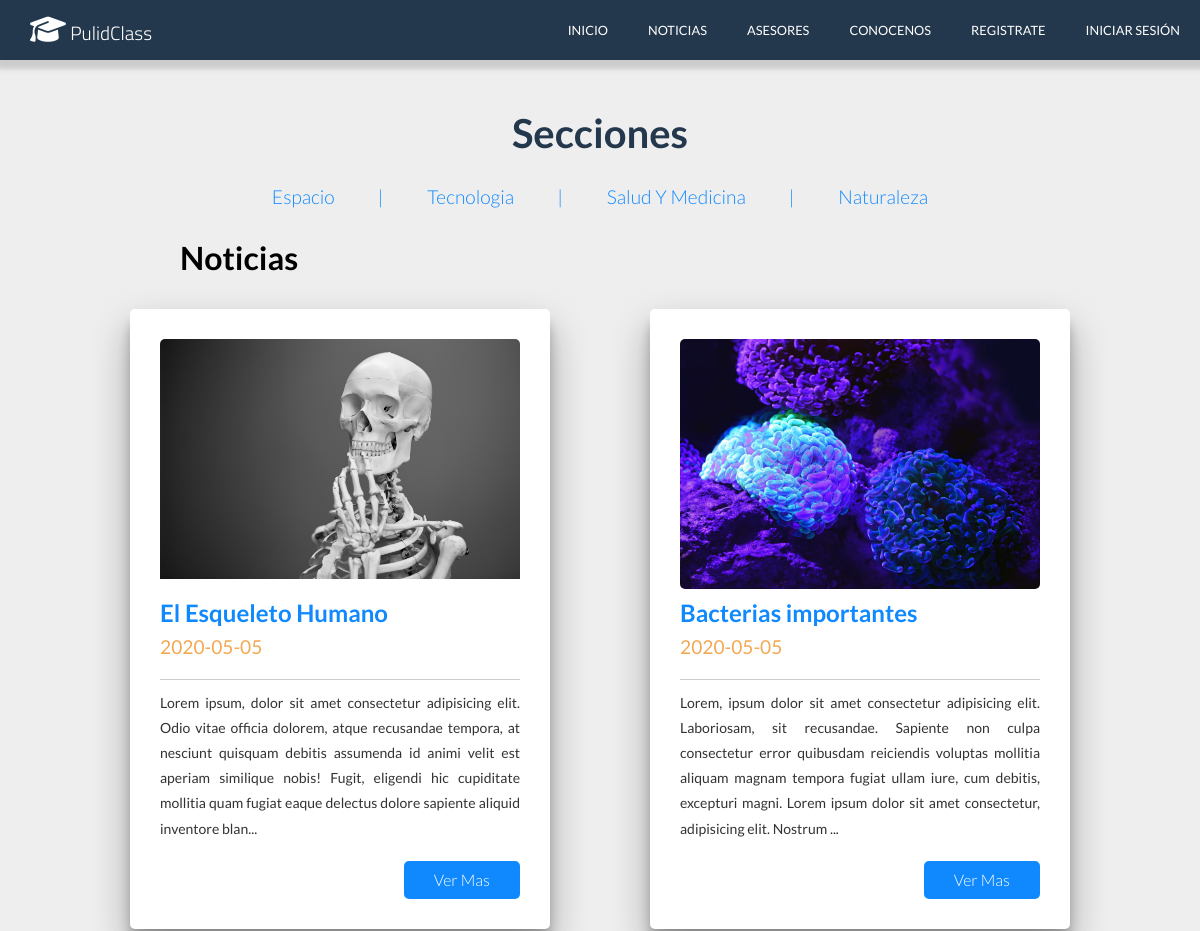
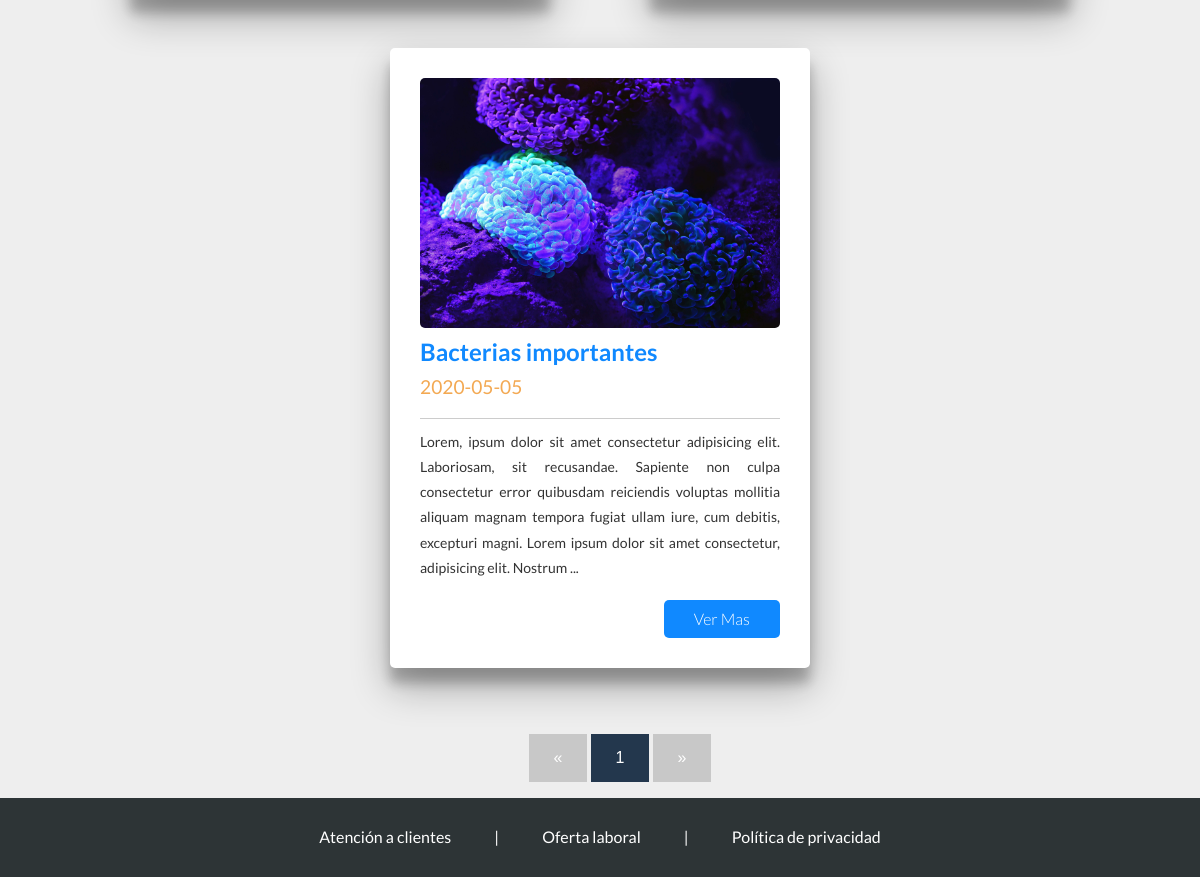
Before: /noticias.php with the older database file (2 pictures, top to bottom).
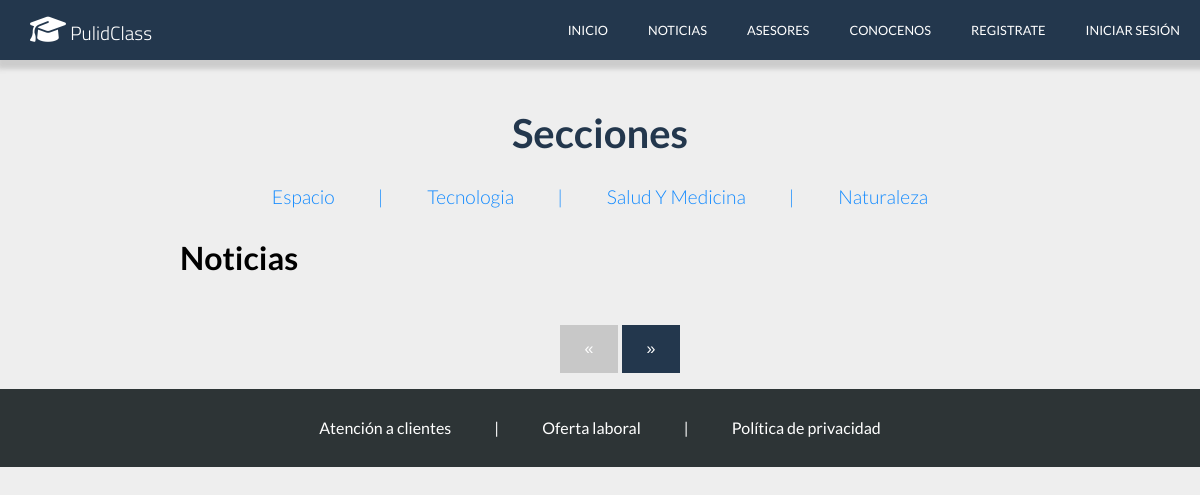
After: the same page with the newer database file.
### tables this page shows
CREATE TABLE `noticia` (
  `Id_Noticia` int(11) NOT NULL AUTO_INCREMENT,
  `Correo` varchar(70) DEFAULT NULL,
  `Titulo` varchar(100) NOT NULL,
  `Subtitulo` varchar(150) NOT NULL,
  `Fecha` date NOT NULL,
  `Fuentes` text NOT NULL,
  `Informacion` text NOT NULL,
  `Imagen` text,
  `asesor_Id_Asesor` int(11) NOT NULL,
  PRIMARY KEY (`Id_Noticia`),
  KEY `cita_ibfk_1` (`Correo`),
  KEY `fk_noticia_asesor1_idx` (`asesor_Id_Asesor`),
  CONSTRAINT `fk_noticia_asesor1` FOREIGN KEY (`asesor_Id_Asesor`) REFERENCES `asesor` (`Id_Asesor`) ON DELETE NO ACTION ON UPDATE NO ACTION
);

### noticias.php (called while the page is built, shortened)
<?php session_start();
    require('conexion.php');
    $statement = $conexion->prepare('SELECT * FROM Noticia');
    $statement->execute();
    $noticias=$statement->fetchAll();
    $pagina = isset($_GET['pagina']) ? (int)$_GET['pagina'] : 1;
    $postPorPagina = 4;
    $inicio = ($pagina > 1) ? ($pagina * $postPorPagina - $postPorPagina) : 0 ;
    $noticias_page = $conexion->prepare("SELECT SQL_CALC_FOUND_ROWS * FROM noticia LIMIT $inicio, $postPorPagina");
    $noticias_page->execute();
    $noticias_page= $noticias_page->fetchAll();
    $totalNoticias = $conexion->query('SELECT FOUND_ROWS() as total');
    $totalNoticias = $totalNoticias->fetch()['total'];
    $numeroPaginas = ceil($totalNoticias / $postPorPagina);
    require('views/noticias.view.php');
?>

### views/noticias.view.php (the view, shortened to what the changed rows need)
<!DOCTYPE html>
<html lang="en">
<head>
    <link rel="stylesheet" href="css/normalize.css">
    <link rel="stylesheet" href="css/noticias/estilos.css">
</head>
<body>
    <header>
        <div class="menu">
            <div class="logo">
                <a href="index.php"><h2 class="page-name"><i class="fas fa-graduation-cap"></i> PulidClass</h2></a>
            </div>
        </div>
    <main>
        <div class="asesores">
            <div class="grid">
                <?php
                    foreach($noticias_page as $noticia){
                    $titulo=$noticia['Titulo'];
                    $fecha=$noticia['Fecha'];
                    $informacion=$noticia['Informacion'];
                    $informacion=substr($informacion, 0, 300);
                    $informacion.="...";
                    $foto=$noticia['Imagen'];
                ?>
                <div class="asesor">
                    <form enctype="multipart/form-data" action="<?php echo htmlspecialchars($_SERVER['PHP_SELF'])?>" method="GET">
                        <div class="foto">
                            <img src="<?php echo $foto?>" alt="">
                        </div>
                        <p class="nombre"><?php echo $titulo ?></p>
                        <p class="ocupacion"><?php echo $fecha ?></p>
                        <p class="descripcion"><?php echo $informacion ?></p>
                        <input type="submit" value="Ver Mas">
                    </form>
                </div>
                <?php
                }
                ?>
            </div>
            <div class="paginacion">
                    <ul>
                        <?php if($pagina == 1): ?>
                            <li class="disabled">&laquo;</li>
                        <?php else: ?>
                            <li><a href="?pagina=<?php echo $pagina - 1 ?>">&laquo;</a></li>
                        <?php endif; ?>
                        <?php
                            for($i = 1; $i <= $numeroPaginas; $i++){
                                if ($pagina === $i) {
                                    echo "<li class='active'><a href='?pagina=$i'>$i</a></li>";
                                } else {
                                    echo "<li><a href='?pagina=$i'>$i</a></li>";
                                }
                            }
                        ?>
                        <?php if($pagina == $numeroPaginas): ?>
                            <li class="disabled">&raquo;</li>
                        <?php else: ?>
                            <li><a href="?pagina=<?php echo $pagina + 1 ?>">&raquo;</a></li>
                        <?php endif; ?>
                    </ul>
            </div>
        </div>
    </main>
    <link rel="stylesheet" href="https://cdnjs.cloudflare.com/ajax/libs/jquery-modal/0.9.1/jquery.modal.min.css" />
</body>
</html>

Changed rows visible on the page:
removed noticia: Imagen (picture), Titulo "El Esqueleto Humano", Fecha "2020-05-05", Informacion "Lorem ipsum, dolor sit amet consectetur adipisicing elit. Odio vitae officia dolorem, atque recusandae tempora, at nesciunt quisquam debitis assumenda id animi velit est aperiam similique nobis! Fugit, eligendi hic cupiditate mollitia quam fugiat eaque delectus dolore sapiente aliquid inventore blan..."
removed noticia: Imagen (picture), Titulo "Bacterias importantes", Fecha "2020-05-05", Informacion "Lorem, ipsum dolor sit amet consectetur adipisicing elit. Laboriosam, sit recusandae. Sapiente non culpa consectetur error quibusdam reiciendis voluptas mollitia aliquam magnam tempora fugiat ullam iure, cum debitis, excepturi magni. Lorem ipsum dolor sit amet consectetur, adipisicing elit. Nostrum ..."
removed noticia: Imagen (picture), Titulo "Bacterias importantes", Fecha "2020-05-05", Informacion "Lorem, ipsum dolor sit amet consectetur adipisicing elit. Laboriosam, sit recusandae. Sapiente non culpa consectetur error quibusdam reiciendis voluptas mollitia aliquam magnam tempora fugiat ullam iure, cum debitis, excepturi magni. Lorem ipsum dolor sit amet consectetur, adipisicing elit. Nostrum ..."
Other visible differences:
list line gone: "1"
